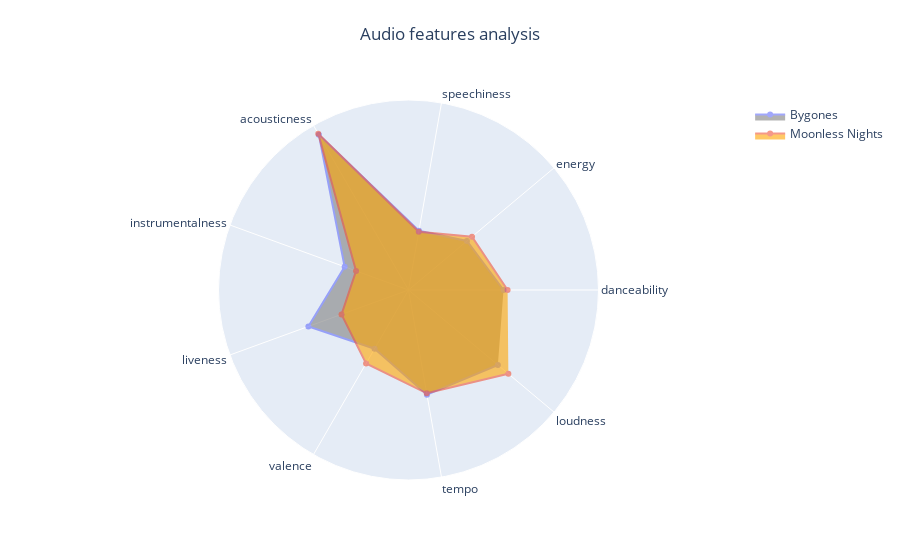

Here is the notebook cell this chart was saved with:
### Code cell
import plotly.graph_objects as go

categories = [
    'danceability','energy','speechiness','acousticness','instrumentalness','liveness','valence','tempo','loudness'
]

song = sp.audio_features()

fig = go.Figure()

fig.add_trace(go.Scatterpolar(
      r=my_track[[
                    'danceability','energy','speechiness','acousticness',
                    'instrumentalness','liveness','valence','tempo','loudness'
                ]].values.tolist()[0],
      theta=categories,
      fill='toself',
      name='Bygones',
    fillcolor = 'grey',
    opacity = 0.6
))

fig.add_trace(go.Scatterpolar(
      r = df_track.query('name == "Moonless Nights"')['features_vector'].values.tolist()[0],
      theta=categories,
      fill='toself',
      name='Moonless Nights',
    fillcolor = 'orange',
    opacity = 0.6
))

fig.update_layout(
  polar=dict(
    radialaxis=dict(
      visible=False,
      range=[-0.4, 1]
    )),
  showlegend=True,
    title = {
         'text': "Audio features analysis",
         'y':0.95, # new
         'x':0.5,
         'xanchor': 'center',
         'yanchor': 'top' # new
        }
)

fig.show()

### Figure 1 — Plotly figure (JSON) as saved in the notebook; plotly's stock layout.template omitted (floating-point values rounded to 4 significant figures)
{"data": [{"fill": "toself", "fillcolor": "grey", "name": "Bygones", "opacity": 0.6, "r": [0.3001, 0.1618, 0.04267, 0.9215, 0.1008, 0.3851, 0.0999, 0.3835, 0.4596], "theta": ["danceability", "energy", "speechiness", "acousticness", "instrumentalness", "liveness", "valence", "tempo", "loudness"], "type": "scatterpolar"}, {"fill": "toself", "fillcolor": "orange", "name": "Moonless Nights", "opacity": 0.6, "r": [0.3302, 0.211, 0.03611, 0.9296, 0.01116, 0.1252, 0.2252, 0.3728, 0.5607], "theta": ["danceability", "energy", "speechiness", "acousticness", "instrumentalness", "liveness", "valence", "tempo", "loudness"], "type": "scatterpolar"}], "layout": {"polar": {"radialaxis": {"range": [-0.4, 1], "visible": false}}, "showlegend": true, "title": {"text": "Audio features analysis", "x": 0.5, "xanchor": "center", "y": 0.95, "yanchor": "top"}}}
